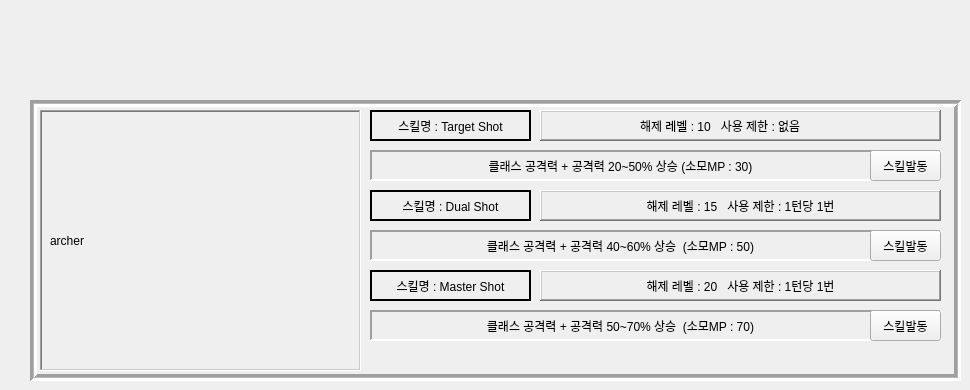
   <widget class="QWidget" name="page_3">
    <widget class="QFrame" name="frame_1">
     <property name="geometry">
      <rect>
       <x>30</x>
       <y>100</y>
       <width>931</width>
       <height>281</height>
      </rect>
     </property>
     <property name="frameShape">
      <enum>QFrame::Box</enum>
     </property>
     <property name="frameShadow">
      <enum>QFrame::Sunken</enum>
     </property>
     <property name="lineWidth">
      <number>3</number>
     </property>
     <property name="midLineWidth">
      <number>1</number>
     </property>
     <widget class="QFrame" name="lb_frame_1">
      <property name="geometry">
       <rect>
        <x>10</x>
        <y>10</y>
        <width>321</width>
        <height>261</height>
       </rect>
      </property>
      <property name="frameShape">
       <enum>QFrame::WinPanel</enum>
      </property>
      <property name="frameShadow">
       <enum>QFrame::Sunken</enum>
      </property>
      <property name="lineWidth">
       <number>2</number>
      </property>
      <property name="midLineWidth">
       <number>1</number>
      </property>
      <widget class="QLabel" name="gif_1">
       <property name="geometry">
        <rect>
         <x>10</x>
         <y>10</y>
         <width>301</width>
         <height>241</height>
        </rect>
       </property>
       <property name="text">
        <string>archer</string>
       </property>
      </widget>
     </widget>
     <widget class="QFrame" name="frame_1_1">
      <property name="geometry">
       <rect>
        <x>340</x>
        <y>10</y>
        <width>161</width>
        <height>31</height>
       </rect>
      </property>
      <property name="frameShape">
       <enum>QFrame::StyledPanel</enum>
      </property>
      <property name="frameShadow">
       <enum>QFrame::Raised</enum>
      </property>
      <widget class="QLabel" name="Target_shot">
       <property name="geometry">
        <rect>
         <x>0</x>
         <y>0</y>
         <width>161</width>
         <height>31</height>
        </rect>
       </property>
       <property name="styleSheet">
        <string notr="true">border-color: rgb(255, 0, 0);</string>
       </property>
       <property name="frameShape">
        <enum>QFrame::WinPanel</enum>
       </property>
       <property name="frameShadow">
        <enum>QFrame::Plain</enum>
       </property>
       <property name="lineWidth">
        <number>2</number>
       </property>
       <property name="midLineWidth">
        <number>1</number>
       </property>
       <property name="text">
        <string>스킬명 : Target Shot</string>
       </property>
       <property name="alignment">
        <set>Qt::AlignCenter</set>
       </property>
      </widget>
     </widget>
     <widget class="QFrame" name="frame_1_2">
      <property name="geometry">
       <rect>
        <x>510</x>
        <y>10</y>
        <width>401</width>
        <height>31</height>
       </rect>
      </property>
      <property name="frameShape">
       <enum>QFrame::WinPanel</enum>
      </property>
      <property name="frameShadow">
       <enum>QFrame::Raised</enum>
      </property>
      <property name="lineWidth">
       <number>2</number>
      </property>
      <property name="midLineWidth">
       <number>1</number>
      </property>
      <widget class="QLabel" name="skill_info_1">
       <property name="geometry">
        <rect>
         <x>100</x>
         <y>0</y>
         <width>401</width>
         <height>31</height>
        </rect>
       </property>
       <property name="text">
        <string>해제 레벨 : 10   사용 제한 : 없음</string>
       </property>
       <property name="alignment">
        <set>Qt::AlignJustify|Qt::AlignVCenter</set>
       </property>
      </widget>
     </widget>
     <widget class="QFrame" name="frame_1_3">
      <property name="geometry">
       <rect>
        <x>340</x>
        <y>50</y>
        <width>571</width>
        <height>31</height>
       </rect>
      </property>
      <property name="frameShape">
       <enum>QFrame::Panel</enum>
      </property>
      <property name="frameShadow">
       <enum>QFrame::Sunken</enum>
      </property>
      <property name="lineWidth">
       <number>2</number>
      </property>
      <property name="midLineWidth">
       <number>3</number>
      </property>
      <widget class="QPushButton" name="skill_btn_archer_target_shot">
       <property name="geometry">
        <rect>
         <x>500</x>
         <y>0</y>
         <width>71</width>
         <height>31</height>
        </rect>
       </property>
       <property name="text">
        <string>스킬발동</string>
       </property>
      </widget>
      <widget class="QLabel" name="skill_info_1_1">
       <property name="geometry">
        <rect>
         <x>10</x>
         <y>5</y>
         <width>481</width>
         <height>21</height>
        </rect>
       </property>
       <property name="text">
        <string>클래스 공격력 + 공격력 20~50% 상승 (소모MP : 30)</string>
       </property>
       <property name="alignment">
        <set>Qt::AlignCenter</set>
       </property>
      </widget>
     </widget>
     <widget class="QFrame" name="frame_1_4">
      <property name="geometry">
       <rect>
        <x>340</x>
        <y>90</y>
        <width>161</width>
        <height>31</height>
       </rect>
      </property>
      <property name="frameShape">
       <enum>QFrame::StyledPanel</enum>
      </property>
      <property name="frameShadow">
       <enum>QFrame::Raised</enum>
      </property>
      <widget class="QLabel" name="Dual_shot">
       <property name="geometry">
        <rect>
         <x>0</x>
         <y>0</y>
         <width>161</width>
         <height>31</height>
        </rect>
       </property>
       <property name="frameShape">
        <enum>QFrame::WinPanel</enum>
       </property>
       <property name="lineWidth">
        <number>2</number>
       </property>
       <property name="text">
        <string>스킬명 : Dual Shot</string>
       </property>
       <property name="alignment">
        <set>Qt::AlignCenter</set>
       </property>
      </widget>
     </widget>
     <widget class="QFrame" name="frame_1_5">
      <property name="geometry">
       <rect>
        <x>340</x>
        <y>170</y>
        <width>161</width>
        <height>31</height>
       </rect>
      </property>
      <property name="frameShape">
       <enum>QFrame::StyledPanel</enum>
      </property>
      <property name="frameShadow">
       <enum>QFrame::Raised</enum>
      </property>
      <widget class="QLabel" name="Master_shot">
       <property name="geometry">
        <rect>
         <x>0</x>
         <y>0</y>
         <width>161</width>
         <height>31</height>
        </rect>
       </property>
       <property name="frameShape">
        <enum>QFrame::WinPanel</enum>
       </property>
       <property name="lineWidth">
        <number>2</number>
       </property>
       <property name="text">
        <string>스킬명 : Master Shot</string>
       </property>
       <property name="alignment">
        <set>Qt::AlignCenter</set>
       </property>
      </widget>
     </widget>
     <widget class="QFrame" name="frame_1_6">
      <property name="geometry">
       <rect>
        <x>510</x>
        <y>90</y>
        <width>401</width>
        <height>31</height>
       </rect>
      </property>
      <property name="frameShape">
       <enum>QFrame::StyledPanel</enum>
      </property>
      <property name="frameShadow">
       <enum>QFrame::Raised</enum>
      </property>
      <widget class="QLabel" name="skill_info_2">
       <property name="geometry">
        <rect>
         <x>0</x>
         <y>0</y>
         <width>401</width>
         <height>31</height>
        </rect>
       </property>
       <property name="frameShape">
        <enum>QFrame::WinPanel</enum>
       </property>
       <property name="frameShadow">
        <enum>QFrame::Raised</enum>
       </property>
       <property name="lineWidth">
        <number>2</number>
       </property>
       <property name="midLineWidth">
        <number>1</number>
       </property>
       <property name="text">
        <string>해제 레벨 : 15   사용 제한 : 1턴당 1번</string>
       </property>
       <property name="alignment">
        <set>Qt::AlignCenter</set>
       </property>
      </widget>
     </widget>
     <widget class="QFrame" name="frame_1_7">
      <property name="geometry">
       <rect>
        <x>510</x>
        <y>170</y>
        <width>401</width>
        <height>31</height>
       </rect>
      </property>
      <property name="frameShape">
       <enum>QFrame::StyledPanel</enum>
      </property>
      <property name="frameShadow">
       <enum>QFrame::Raised</enum>
      </property>
      <property name="lineWidth">
       <number>1</number>
      </property>
      <widget class="QLabel" name="skill_info_3">
       <property name="geometry">
        <rect>
         <x>0</x>
         <y>0</y>
         <width>401</width>
         <height>31</height>
        </rect>
       </property>
       <property name="frameShape">
        <enum>QFrame::WinPanel</enum>
       </property>
       <property name="frameShadow">
        <enum>QFrame::Raised</enum>
       </property>
       <property name="lineWidth">
        <number>1</number>
       </property>
       <property name="midLineWidth">
        <number>1</number>
       </property>
       <property name="text">
        <string>해제 레벨 : 20   사용 제한 : 1턴당 1번</string>
       </property>
       <property name="alignment">
        <set>Qt::AlignCenter</set>
       </property>
      </widget>
     </widget>
     <widget class="QFrame" name="frame_1_8">
      <property name="geometry">
       <rect>
        <x>340</x>
        <y>130</y>
        <width>571</width>
        <height>31</height>
       </rect>
      </property>
      <property name="frameShape">
       <enum>QFrame::Panel</enum>
      </property>
      <property name="frameShadow">
       <enum>QFrame::Sunken</enum>
      </property>
      <property name="lineWidth">
       <number>2</number>
      </property>
      <property name="midLineWidth">
       <number>3</number>
      </property>
      <widget class="QPushButton" name="skill_btn_archer_dual_shot">
       <property name="geometry">
        <rect>
         <x>500</x>
         <y>0</y>
         <width>71</width>
         <height>31</height>
        </rect>
       </property>
       <property name="text">
        <string>스킬발동</string>
       </property>
      </widget>
      <widget class="QLabel" name="skill_info_1_2">
       <property name="geometry">
        <rect>
         <x>10</x>
         <y>5</y>
         <width>481</width>
         <height>21</height>
        </rect>
       </property>
       <property name="text">
        <string>클래스 공격력 + 공격력 40~60% 상승  (소모MP : 50)</string>
       </property>
       <property name="alignment">
        <set>Qt::AlignCenter</set>
       </property>
      </widget>
     </widget>
     <widget class="QFrame" name="frame_1_9">
      <property name="geometry">
       <rect>
        <x>340</x>
        <y>210</y>
        <width>571</width>
        <height>31</height>
       </rect>
      </property>
      <property name="frameShape">
       <enum>QFrame::Panel</enum>
      </property>
      <property name="frameShadow">
       <enum>QFrame::Sunken</enum>
      </property>
      <property name="lineWidth">
       <number>2</number>
      </property>
      <property name="midLineWidth">
       <number>3</number>
      </property>
      <widget class="QPushButton" name="skill_btn_archer_master_shot">
       <property name="geometry">
        <rect>
         <x>500</x>
         <y>0</y>
         <width>71</width>
         <height>31</height>
        </rect>
       </property>
       <property name="text">
        <string>스킬발동</string>
       </property>
      </widget>
      <widget class="QLabel" name="skill_info_1_3">
       <property name="geometry">
        <rect>
         <x>10</x>
         <y>5</y>
         <width>481</width>
         <height>21</height>
        </rect>
       </property>
       <property name="text">
        <string>클래스 공격력 + 공격력 50~70% 상승  (소모MP : 70)</string>
       </property>
       <property name="alignment">
        <set>Qt::AlignCenter</set>
       </property>
      </widget>
     </widget>
     <widget class="QLabel" name="label_21">
      <property name="geometry">
       <rect>
        <x>340</x>
        <y>240</y>
        <width>41</width>
        <height>31</height>
       </rect>
      </property>
      <property name="text">
       <string/>
      </property>
      <property name="pixmap">
       <pixmap>../../../../Downloads/Map_tile_42.png</pixmap>
      </property>
      <property name="scaledContents">
       <bool>true</bool>
      </property>
     </widget>
     <widget class="QLabel" name="label_22">
      <property name="geometry">
       <rect>
        <x>420</x>
        <y>240</y>
        <width>41</width>
        <height>31</height>
       </rect>
      </property>
      <property name="text">
       <string/>
      </property>
      <property name="pixmap">
       <pixmap>../../../../Downloads/Map_tile_42.png</pixmap>
      </property>
      <property name="scaledContents">
       <bool>true</bool>
      </property>
     </widget>
     <widget class="QLabel" name="label_20">
      <property name="geometry">
       <rect>
        <x>380</x>
        <y>240</y>
        <width>41</width>
        <height>31</height>
       </rect>
      </property>
      <property name="text">
       <string/>
      </property>
      <property name="pixmap">
       <pixmap>../../../../Downloads/Map_tile_42.png</pixmap>
      </property>
      <property name="scaledContents">
       <bool>true</bool>
      </property>
     </widget>
     <widget class="QLabel" name="label_23">
      <property name="geometry">
       <rect>
        <x>460</x>
        <y>240</y>
        <width>41</width>
        <height>31</height>
       </rect>
      </property>
      <property name="text">
       <string/>
      </property>
      <property name="pixmap">
       <pixmap>../../../../Downloads/Map_tile_42.png</pixmap>
      </property>
      <property name="scaledContents">
       <bool>true</bool>
      </property>
     </widget>
     <widget class="QLabel" name="label_24">
      <property name="geometry">
       <rect>
        <x>540</x>
        <y>240</y>
        <width>41</width>
        <height>31</height>
       </rect>
      </property>
      <property name="text">
       <string/>
      </property>
      <property name="pixmap">
       <pixmap>../../../../Downloads/Map_tile_42.png</pixmap>
      </property>
      <property name="scaledContents">
       <bool>true</bool>
      </property>
     </widget>
     <widget class="QLabel" name="label_25">
      <property name="geometry">
       <rect>
        <x>500</x>
        <y>240</y>
        <width>41</width>
        <height>31</height>
       </rect>
      </property>
      <property name="text">
       <string/>
      </property>
      <property name="pixmap">
       <pixmap>../../../../Downloads/Map_tile_42.png</pixmap>
      </property>
      <property name="scaledContents">
       <bool>true</bool>
      </property>
     </widget>
     <widget class="QLabel" name="label_26">
      <property name="geometry">
       <rect>
        <x>580</x>
        <y>240</y>
        <width>41</width>
        <height>31</height>
       </rect>
      </property>
      <property name="text">
       <string/>
      </property>
      <property name="pixmap">
       <pixmap>../../../../Downloads/Map_tile_42.png</pixmap>
      </property>
      <property name="scaledContents">
       <bool>true</bool>
      </property>
     </widget>
     <widget class="QLabel" name="label_27">
      <property name="geometry">
       <rect>
        <x>660</x>
        <y>240</y>
        <width>41</width>
        <height>31</height>
       </rect>
      </property>
      <property name="text">
       <string/>
      </property>
      <property name="pixmap">
       <pixmap>../../../../Downloads/Map_tile_42.png</pixmap>
      </property>
      <property name="scaledContents">
       <bool>true</bool>
      </property>
     </widget>
     <widget class="QLabel" name="label_28">
      <property name="geometry">
       <rect>
        <x>620</x>
        <y>240</y>
        <width>41</width>
        <height>31</height>
       </rect>
      </property>
      <property name="text">
       <string/>
      </property>
      <property name="pixmap">
       <pixmap>../../../../Downloads/Map_tile_42.png</pixmap>
      </property>
      <property name="scaledContents">
       <bool>true</bool>
      </property>
     </widget>
     <widget class="QLabel" name="label_29">
      <property name="geometry">
       <rect>
        <x>780</x>
        <y>240</y>
        <width>41</width>
        <height>31</height>
       </rect>
      </property>
      <property name="text">
       <string/>
      </property>
      <property name="pixmap">
       <pixmap>../../../../Downloads/Map_tile_42.png</pixmap>
      </property>
      <property name="scaledContents">
       <bool>true</bool>
      </property>
     </widget>
     <widget class="QLabel" name="label_30">
      <property name="geometry">
       <rect>
        <x>740</x>
        <y>240</y>
        <width>41</width>
        <height>31</height>
       </rect>
      </property>
      <property name="text">
       <string/>
      </property>
      <property name="pixmap">
       <pixmap>../../../../Downloads/Map_tile_42.png</pixmap>
      </property>
      <property name="scaledContents">
       <bool>true</bool>
      </property>
     </widget>
     <widget class="QLabel" name="label_31">
      <property name="geometry">
       <rect>
        <x>700</x>
        <y>240</y>
        <width>41</width>
        <height>31</height>
       </rect>
      </property>
      <property name="text">
       <string/>
      </property>
      <property name="pixmap">
       <pixmap>../../../../Downloads/Map_tile_42.png</pixmap>
      </property>
      <property name="scaledContents">
       <bool>true</bool>
      </property>
     </widget>
     <widget class="QLabel" name="label_32">
      <property name="geometry">
       <rect>
        <x>860</x>
        <y>240</y>
        <width>41</width>
        <height>31</height>
       </rect>
      </property>
      <property name="text">
       <string/>
      </property>
      <property name="pixmap">
       <pixmap>../../../../Downloads/Map_tile_42.png</pixmap>
      </property>
      <property name="scaledContents">
       <bool>true</bool>
      </property>
     </widget>
     <widget class="QLabel" name="label_33">
      <property name="geometry">
       <rect>
        <x>820</x>
        <y>240</y>
        <width>41</width>
        <height>31</height>
       </rect>
      </property>
      <property name="text">
       <string/>
      </property>
      <property name="pixmap">
       <pixmap>../../../../Downloads/Map_tile_42.png</pixmap>
      </property>
      <property name="scaledContents">
       <bool>true</bool>
      </property>
     </widget>
    </widget>
   </widget>
